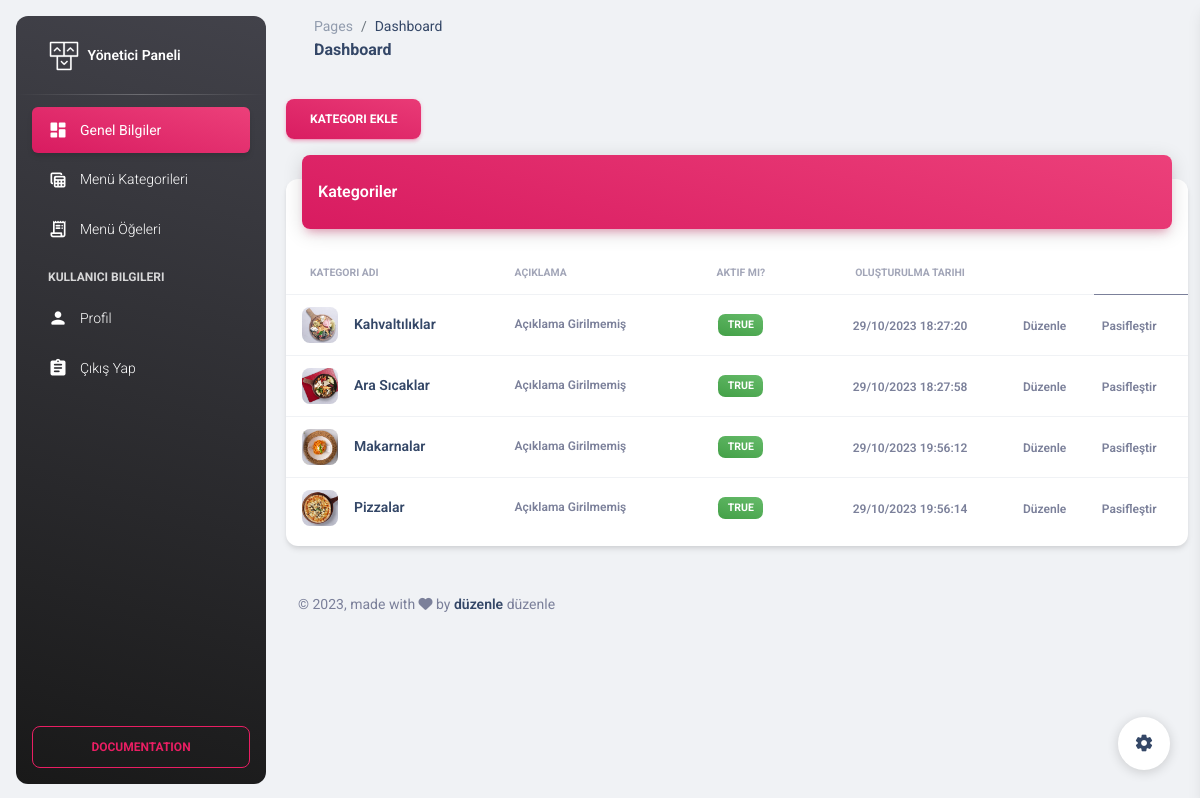
The app's page /admin/category.php (signed in) with its own data.
### tables this page shows
CREATE TABLE `category` (
  `Id` int(11) NOT NULL,
  `Name` varchar(250) NOT NULL,
  `ImageUrl` varchar(250) NOT NULL,
  `IsActive` tinyint(4) DEFAULT NULL,
  `IsDeleted` tinyint(4) DEFAULT NULL,
  `Description` varchar(500) DEFAULT NULL,
  `CreatedDate` datetime DEFAULT NULL
);

### admin/category.php (the view)
<?php
include("inc/ahead.php");
?>
<div class="container-fluid py-4">
    <div class="row">
        <div class="col-12">
            <a href="addCategory.php" class="btn bg-gradient-primary">Kategori Ekle</a>
        </div>
    </div>
    <div class="row">
        <div class="col-12">
            <div class="card my-4">
                <div class="card-header p-0 position-relative mt-n4 mx-3 z-index-2">
                    <div class="bg-gradient-primary shadow-primary border-radius-lg pt-4 pb-3">
                        <h6 class="text-white text-capitalize ps-3">Kategoriler</h6>
                    </div>
                </div>
                <div class="card-body px-0 pb-2">
                    <div class="table-responsive p-0">
                        <table class="table align-items-center mb-0">
                            <thead>
                                <tr>
                                    <th class="text-uppercase text-secondary text-xxs font-weight-bolder opacity-7">Kategori Adı</th>
                                    <th class="text-uppercase text-secondary text-xxs font-weight-bolder opacity-7 ps-2">Açıklama</th>
                                    <th class="text-center text-uppercase text-secondary text-xxs font-weight-bolder opacity-7">Aktif mi?</th>
                                    <th class="text-center text-uppercase text-secondary text-xxs font-weight-bolder opacity-7">Oluşturulma Tarihi</th>
                                    <th class="text-secondary opacity-7"></th>
                                </tr>
                            </thead>
                            <tbody>
                                <?php
                                $sorgu = $baglanti->prepare("SELECT * FROM category where IsDeleted=0 or IsDeleted=null");
                                $sorgu->execute();
                                while ($sonuc = $sorgu->fetch()) {
                                ?>
                                    <tr>
                                        <td>
                                            <div class="d-flex px-2 py-1">
                                                <div>
                                                    <img src="assets/img/<?= $sonuc["ImageUrl"] ?>" class="avatar avatar-sm me-3 border-radius-lg" alt="user1">
                                                </div>
                                                <div class="d-flex flex-column justify-content-center">
                                                    <h6 class="mb-0 text-sm"><?= $sonuc["Name"] ?></h6>
                                                </div>
                                            </div>
                                        </td>
                                        <td>
                                            <p class="text-xs font-weight-bold mb-0"><?= $sonuc["Description"] == null ? "Açıklama Girilmemiş" : $sonuc["Description"] ?></p>
                                        </td>
                                        <td class="align-middle text-center text-sm">
                                            <span class="badge badge-sm bg-gradient-<?= $sonuc["IsActive"] == 1 ? "success" : "secondary" ?>"><?= $sonuc["IsActive"] == 1 ? "True" : "False" ?></span>
                                        </td>
                                        <td class="align-middle text-center">
                                            <?php $date = strtotime($sonuc["CreatedDate"]); ?>
                                            <span class="text-secondary text-xs font-weight-bold"><?= date('d/m/Y H:i:s', $date) ?></span>
                                        </td>
                                        <td class="align-middle">
                                            <a href="editCategory.php?id=<?=$sonuc["Id"]?>" class="text-secondary font-weight-bold text-xs" data-toggle="tooltip" data-original-title="Edit user">
                                                Düzenle
                                            </a>
                                        </td>
                                        <td class="align-middle">
                                            <a href="passive.php?name=category&id=<?=$sonuc["Id"]?>" class="text-secondary font-weight-bold text-xs" data-toggle="tooltip" data-original-title="Edit user">
                                                Pasifleştir
                                            </a>
                                        </td>
                                    </tr>
                                <?php } ?>
                            </tbody>
                        </table>
                    </div>
                </div>
            </div>
        </div>
    </div>
    <?php
    include("inc/afooter.php");
    ?>

### records on screen
category: ImageUrl (picture), Name "Kahvaltılıklar", Description "Açıklama Girilmemiş", IsActive "TRUE", CreatedDate "29/10/2023 18:27:20"
category: ImageUrl (picture), Name "Ara Sıcaklar", Description "Açıklama Girilmemiş", IsActive "TRUE", CreatedDate "29/10/2023 18:27:58"
category: ImageUrl (picture), Name "Makarnalar", Description "Açıklama Girilmemiş", IsActive "TRUE", CreatedDate "29/10/2023 19:56:12"
category: ImageUrl (picture), Name "Pizzalar", Description "Açıklama Girilmemiş", IsActive "TRUE", CreatedDate "29/10/2023 19:56:14"
